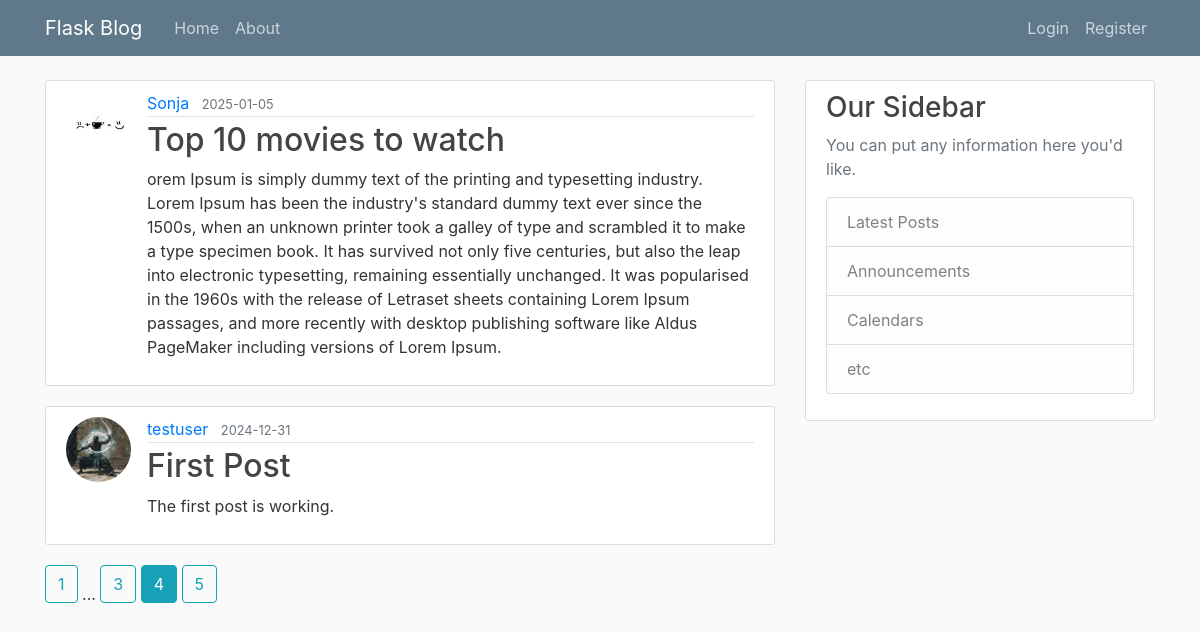
/home?page=4, run on the app's committed database.
### flaskblog/models.py (models this page shows, shortened)
class Post(db.Model):
    id = db.Column(db.Integer, primary_key=True)
    title = db.Column(db.String(100), nullable=False)
    date_posted = db.Column(db.DateTime, nullable=False, default=datetime.utcnow())
    content = db.Column(db.Text, nullable=False)
    user_id = db.Column(db.Integer, db.ForeignKey('user.id'), nullable=False)

class User(db.Model, UserMixin):
    id = db.Column(db.Integer, primary_key=True)
    username = db.Column(db.String(20), unique=True, nullable=False, )
    email = db.Column(db.String(120), unique=True, nullable=False, )
    image_file = db.Column(db.String(20), nullable=False, default='default.jpg')
    password = db.Column(db.String(60), nullable=False, )
    post = db.relationship('Post', backref='author', lazy=True)

### flaskblog/main/routes.py (the view)
@main.route('/')
@main.route('/home')
def home():
    page = request.args.get('page', 1, type=int)
    posts = Post.query.order_by(Post.date_posted.desc()).paginate(page=page, per_page=2)
    return render_template('home.html', posts=posts)

### flaskblog/templates/home.html
{% extends "layout.html" %}
{% block content %}
    {% for post in posts.items %}
        <article class="media content-section">
        <img class=" rounded-circle article-img" src="{{url_for('static',filename='profile_pics/' + post.author.image_file)}}">
          <div class="media-body">
            <div class="article-metadata">
              <a class="mr-2" href="{{ url_for('users.user_posts', username= post.author.username)}}">{{ post.author.username }}</a>
              <small class="text-muted">{{ post.date_posted.strftime('%Y-%m-%d') }}</small>
            </div>
            <h2><a class="article-title" href="{{ url_for('posts.post', post_id=post.id) }}">{{ post.title }}</a></h2>
            <p class="article-content">{{ post.content }}</p>
          </div>
        </article>
    {% endfor %}
    {% for page_num in posts.iter_pages(left_edge=1, right_edge=1, left_current=1, right_current=2) %}
        {% if page_num %}
            {% if posts.page == page_num %}
                <a class='btn btn-info mb-4' href="{{ url_for('main.home', page=page_num)}}">{{page_num}}</a>
            {% else %}
                <a class='btn btn-outline-info mb-4' href="{{ url_for('main.home', page=page_num)}}">{{page_num}}</a>
            {% endif %}
        {% else %}
            ...
        {% endif %}
    {% endfor %}
{% endblock content %}

### flaskblog/static/main.css (style rules this page uses)
body { background: #fafafa; color: #333333; margin-top: 5rem; }
h1, h2, h3, h4, h5, h6 { color: #444444; }
.content-section { background: #ffffff; padding: 10px 20px; border: 1px solid #dddddd; border-radius: 3px; margin-bottom: 20px; }
.article-title { color: #444444; }
.article-content { white-space: pre-line; }
.article-img { height: 65px; width: 65px; margin-right: 16px; }
.article-metadata { padding-bottom: 1px; margin-bottom: 4px; border-bottom: 1px solid #e3e3e3 }

### data on the page
Post: image_file (picture), author.username "Sonja", date_posted "2025-01-05", title "Top 10 movies to watch", content "orem Ipsum is simply dummy text of the printing and typesetting industry. Lorem Ipsum has been the industry's standard dummy text ever since the 1500s, when an unknown printer took a galley of type and scrambled it to make a type specimen book. It has survived not only five centuries, but also the leap into electronic typesetting, remaining essentially unchanged. It was popularised in the 1960s with the release of Letraset sheets containing Lorem Ipsum passages, and more recently with desktop publishing software like Aldus PageMaker including versions of Lorem Ipsum."
Post: image_file (placeholder picture), author.username "testuser", date_posted "2024-12-31", title "First Post", content "The first post is working."

### other printed values
{{ page_num }} "1" "3" "5"
{{ page_num }} "4"
